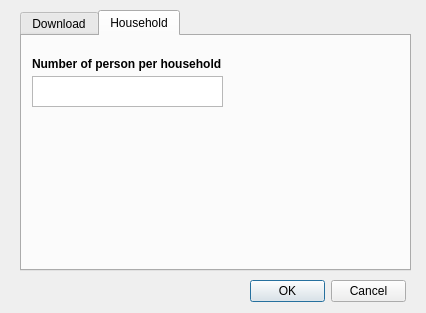
<?xml version="1.0" encoding="UTF-8"?>
<ui version="4.0">
 <class>Dialog</class>
 <widget class="QDialog" name="Dialog">
  <property name="geometry">
   <rect>
    <x>0</x>
    <y>0</y>
    <width>426</width>
    <height>313</height>
   </rect>
  </property>
  <property name="windowTitle">
   <string>GEM Default Building Stock</string>
  </property>
  <widget class="QDialogButtonBox" name="btnbox_ok_cancel">
   <property name="geometry">
    <rect>
     <x>250</x>
     <y>280</y>
     <width>156</width>
     <height>23</height>
    </rect>
   </property>
   <property name="standardButtons">
    <set>QDialogButtonBox::Cancel|QDialogButtonBox::Ok</set>
   </property>
  </widget>
  <widget class="QTabWidget" name="mainTabs">
   <property name="geometry">
    <rect>
     <x>20</x>
     <y>10</y>
     <width>391</width>
     <height>261</height>
    </rect>
   </property>
   <property name="currentIndex">
    <number>1</number>
   </property>
   <widget class="QWidget" name="downloadTab">
    <attribute name="title">
     <string>Download</string>
    </attribute>
    <widget class="QTextEdit" name="txt_download_server">
     <property name="geometry">
      <rect>
       <x>10</x>
       <y>40</y>
       <width>241</width>
       <height>31</height>
      </rect>
     </property>
    </widget>
    <widget class="QLabel" name="lb_download_server">
     <property name="geometry">
      <rect>
       <x>10</x>
       <y>20</y>
       <width>121</width>
       <height>16</height>
      </rect>
     </property>
     <property name="font">
      <font>
       <weight>75</weight>
       <bold>true</bold>
      </font>
     </property>
     <property name="text">
      <string>GEM server address</string>
     </property>
     <property name="buddy">
      <cstring>txt_download_server</cstring>
     </property>
    </widget>
    <widget class="QLabel" name="lb_download_timeout">
     <property name="geometry">
      <rect>
       <x>10</x>
       <y>90</y>
       <width>121</width>
       <height>16</height>
      </rect>
     </property>
     <property name="font">
      <font>
       <weight>75</weight>
       <bold>true</bold>
      </font>
     </property>
     <property name="text">
      <string>Connection Timeout</string>
     </property>
     <property name="buddy">
      <cstring>txt_download_timeout</cstring>
     </property>
    </widget>
    <widget class="QTextEdit" name="txt_download_timeout">
     <property name="geometry">
      <rect>
       <x>10</x>
       <y>110</y>
       <width>241</width>
       <height>31</height>
      </rect>
     </property>
    </widget>
   </widget>
   <widget class="QWidget" name="hhTab">
    <attribute name="title">
     <string>Household</string>
    </attribute>
    <widget class="QLabel" name="lb_hh_person_per_hh">
     <property name="geometry">
      <rect>
       <x>10</x>
       <y>20</y>
       <width>241</width>
       <height>16</height>
      </rect>
     </property>
     <property name="font">
      <font>
       <weight>75</weight>
       <bold>true</bold>
      </font>
     </property>
     <property name="text">
      <string>Number of person per household</string>
     </property>
    </widget>
    <widget class="QTextEdit" name="txt_hh_person_per_hh">
     <property name="geometry">
      <rect>
       <x>10</x>
       <y>40</y>
       <width>191</width>
       <height>31</height>
      </rect>
     </property>
    </widget>
   </widget>
  </widget>
 </widget>
 <resources/>
 <connections/>
</ui>
